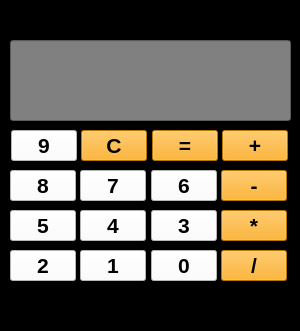
<?xml version="1.0" encoding="UTF-8"?>
<ui version="4.0">
 <class>calculator</class>
 <widget class="QMainWindow" name="calculator">
  <property name="geometry">
   <rect>
    <x>0</x>
    <y>0</y>
    <width>300</width>
    <height>331</height>
   </rect>
  </property>
  <property name="windowTitle">
   <string>calculator</string>
  </property>
  <property name="autoFillBackground">
   <bool>false</bool>
  </property>
  <property name="styleSheet">
   <string notr="true">background-color:black;</string>
  </property>
  <widget class="QWidget" name="centralwidget">
   <widget class="QLineEdit" name="OutputlineEdit">
    <property name="geometry">
     <rect>
      <x>10</x>
      <y>40</y>
      <width>281</width>
      <height>81</height>
     </rect>
    </property>
    <property name="font">
     <font>
      <family>MS UI Gothic</family>
      <pointsize>14</pointsize>
     </font>
    </property>
    <property name="styleSheet">
     <string notr="true">background-color:grey;</string>
    </property>
   </widget>
   <widget class="QLabel" name="label">
    <property name="geometry">
     <rect>
      <x>10</x>
      <y>0</y>
      <width>121</width>
      <height>31</height>
     </rect>
    </property>
    <property name="font">
     <font>
      <family>MS Gothic</family>
      <pointsize>16</pointsize>
      <bold>true</bold>
     </font>
    </property>
    <property name="text">
     <string>Calculator</string>
    </property>
   </widget>
   <widget class="QPushButton" name="nine_button">
    <property name="geometry">
     <rect>
      <x>11</x>
      <y>130</y>
      <width>66</width>
      <height>31</height>
     </rect>
    </property>
    <property name="font">
     <font>
      <pointsize>16</pointsize>
      <bold>true</bold>
     </font>
    </property>
    <property name="autoFillBackground">
     <bool>false</bool>
    </property>
    <property name="styleSheet">
     <string notr="true">background-color:white;
color:black;</string>
    </property>
    <property name="text">
     <string>9</string>
    </property>
   </widget>
   <widget class="QPushButton" name="clear_button">
    <property name="geometry">
     <rect>
      <x>81</x>
      <y>130</y>
      <width>66</width>
      <height>31</height>
     </rect>
    </property>
    <property name="font">
     <font>
      <pointsize>16</pointsize>
      <bold>true</bold>
     </font>
    </property>
    <property name="autoFillBackground">
     <bool>false</bool>
    </property>
    <property name="styleSheet">
     <string notr="true">background-color:orange;
color:black;</string>
    </property>
    <property name="text">
     <string>C</string>
    </property>
   </widget>
   <widget class="QPushButton" name="add_button">
    <property name="geometry">
     <rect>
      <x>222</x>
      <y>130</y>
      <width>66</width>
      <height>31</height>
     </rect>
    </property>
    <property name="font">
     <font>
      <pointsize>16</pointsize>
      <bold>true</bold>
     </font>
    </property>
    <property name="autoFillBackground">
     <bool>false</bool>
    </property>
    <property name="styleSheet">
     <string notr="true">background-color:orange;
color:black;</string>
    </property>
    <property name="text">
     <string>+</string>
    </property>
   </widget>
   <widget class="QPushButton" name="equal_button">
    <property name="geometry">
     <rect>
      <x>152</x>
      <y>130</y>
      <width>66</width>
      <height>31</height>
     </rect>
    </property>
    <property name="font">
     <font>
      <pointsize>16</pointsize>
      <bold>true</bold>
     </font>
    </property>
    <property name="autoFillBackground">
     <bool>false</bool>
    </property>
    <property name="styleSheet">
     <string notr="true">background-color:orange;
color:black;</string>
    </property>
    <property name="text">
     <string>=</string>
    </property>
   </widget>
   <widget class="QPushButton" name="seven_button">
    <property name="geometry">
     <rect>
      <x>80</x>
      <y>170</y>
      <width>66</width>
      <height>31</height>
     </rect>
    </property>
    <property name="font">
     <font>
      <pointsize>16</pointsize>
      <bold>true</bold>
     </font>
    </property>
    <property name="autoFillBackground">
     <bool>false</bool>
    </property>
    <property name="styleSheet">
     <string notr="true">background-color:white;
color:black;</string>
    </property>
    <property name="text">
     <string>7</string>
    </property>
   </widget>
   <widget class="QPushButton" name="subtract_button">
    <property name="geometry">
     <rect>
      <x>221</x>
      <y>170</y>
      <width>66</width>
      <height>31</height>
     </rect>
    </property>
    <property name="font">
     <font>
      <pointsize>16</pointsize>
      <bold>true</bold>
     </font>
    </property>
    <property name="autoFillBackground">
     <bool>false</bool>
    </property>
    <property name="styleSheet">
     <string notr="true">background-color:orange;
color:black;</string>
    </property>
    <property name="text">
     <string>-</string>
    </property>
   </widget>
   <widget class="QPushButton" name="eight_button">
    <property name="geometry">
     <rect>
      <x>10</x>
      <y>170</y>
      <width>66</width>
      <height>31</height>
     </rect>
    </property>
    <property name="font">
     <font>
      <pointsize>16</pointsize>
      <bold>true</bold>
     </font>
    </property>
    <property name="autoFillBackground">
     <bool>false</bool>
    </property>
    <property name="styleSheet">
     <string notr="true">background-color:white;
color:black;</string>
    </property>
    <property name="text">
     <string>8</string>
    </property>
   </widget>
   <widget class="QPushButton" name="six_button">
    <property name="geometry">
     <rect>
      <x>151</x>
      <y>170</y>
      <width>66</width>
      <height>31</height>
     </rect>
    </property>
    <property name="font">
     <font>
      <pointsize>16</pointsize>
      <bold>true</bold>
     </font>
    </property>
    <property name="autoFillBackground">
     <bool>false</bool>
    </property>
    <property name="styleSheet">
     <string notr="true">background-color:white;
color:black;</string>
    </property>
    <property name="text">
     <string>6</string>
    </property>
   </widget>
   <widget class="QPushButton" name="four_button">
    <property name="geometry">
     <rect>
      <x>80</x>
      <y>210</y>
      <width>66</width>
      <height>31</height>
     </rect>
    </property>
    <property name="font">
     <font>
      <pointsize>16</pointsize>
      <bold>true</bold>
     </font>
    </property>
    <property name="autoFillBackground">
     <bool>false</bool>
    </property>
    <property name="styleSheet">
     <string notr="true">background-color:white;
color:black;</string>
    </property>
    <property name="text">
     <string>4</string>
    </property>
   </widget>
   <widget class="QPushButton" name="multiply_button">
    <property name="geometry">
     <rect>
      <x>221</x>
      <y>210</y>
      <width>66</width>
      <height>31</height>
     </rect>
    </property>
    <property name="font">
     <font>
      <pointsize>16</pointsize>
      <bold>true</bold>
     </font>
    </property>
    <property name="autoFillBackground">
     <bool>false</bool>
    </property>
    <property name="styleSheet">
     <string notr="true">background-color:orange;
color:black;</string>
    </property>
    <property name="text">
     <string>*</string>
    </property>
   </widget>
   <widget class="QPushButton" name="five_button">
    <property name="geometry">
     <rect>
      <x>10</x>
      <y>210</y>
      <width>66</width>
      <height>31</height>
     </rect>
    </property>
    <property name="font">
     <font>
      <pointsize>16</pointsize>
      <bold>true</bold>
     </font>
    </property>
    <property name="autoFillBackground">
     <bool>false</bool>
    </property>
    <property name="styleSheet">
     <string notr="true">background-color:white;
color:black;</string>
    </property>
    <property name="text">
     <string>5</string>
    </property>
   </widget>
   <widget class="QPushButton" name="three_button">
    <property name="geometry">
     <rect>
      <x>151</x>
      <y>210</y>
      <width>66</width>
      <height>31</height>
     </rect>
    </property>
    <property name="font">
     <font>
      <pointsize>16</pointsize>
      <bold>true</bold>
     </font>
    </property>
    <property name="autoFillBackground">
     <bool>false</bool>
    </property>
    <property name="styleSheet">
     <string notr="true">background-color:white;
color:black;</string>
    </property>
    <property name="text">
     <string>3</string>
    </property>
   </widget>
   <widget class="QPushButton" name="one_button">
    <property name="geometry">
     <rect>
      <x>80</x>
      <y>250</y>
      <width>66</width>
      <height>31</height>
     </rect>
    </property>
    <property name="font">
     <font>
      <pointsize>16</pointsize>
      <bold>true</bold>
     </font>
    </property>
    <property name="autoFillBackground">
     <bool>false</bool>
    </property>
    <property name="styleSheet">
     <string notr="true">background-color:white;
color:black;</string>
    </property>
    <property name="text">
     <string>1</string>
    </property>
   </widget>
   <widget class="QPushButton" name="divide_button">
    <property name="geometry">
     <rect>
      <x>221</x>
      <y>250</y>
      <width>66</width>
      <height>31</height>
     </rect>
    </property>
    <property name="font">
     <font>
      <pointsize>16</pointsize>
      <bold>true</bold>
     </font>
    </property>
    <property name="autoFillBackground">
     <bool>false</bool>
    </property>
    <property name="styleSheet">
     <string notr="true">background-color:orange;
color:black;</string>
    </property>
    <property name="text">
     <string>/</string>
    </property>
   </widget>
   <widget class="QPushButton" name="two_button">
    <property name="geometry">
     <rect>
      <x>10</x>
      <y>250</y>
      <width>66</width>
      <height>31</height>
     </rect>
    </property>
    <property name="font">
     <font>
      <pointsize>16</pointsize>
      <bold>true</bold>
     </font>
    </property>
    <property name="autoFillBackground">
     <bool>false</bool>
    </property>
    <property name="styleSheet">
     <string notr="true">background-color:white;
color:black;</string>
    </property>
    <property name="text">
     <string>2</string>
    </property>
   </widget>
   <widget class="QPushButton" name="zero_button">
    <property name="geometry">
     <rect>
      <x>151</x>
      <y>250</y>
      <width>66</width>
      <height>31</height>
     </rect>
    </property>
    <property name="font">
     <font>
      <pointsize>16</pointsize>
      <bold>true</bold>
     </font>
    </property>
    <property name="autoFillBackground">
     <bool>false</bool>
    </property>
    <property name="styleSheet">
     <string notr="true">background-color:white;
color:black;</string>
    </property>
    <property name="text">
     <string>0</string>
    </property>
   </widget>
  </widget>
  <widget class="QMenuBar" name="menubar">
   <property name="geometry">
    <rect>
     <x>0</x>
     <y>0</y>
     <width>300</width>
     <height>21</height>
    </rect>
   </property>
  </widget>
  <widget class="QStatusBar" name="statusbar"/>
 </widget>
 <resources/>
 <connections/>
</ui>
